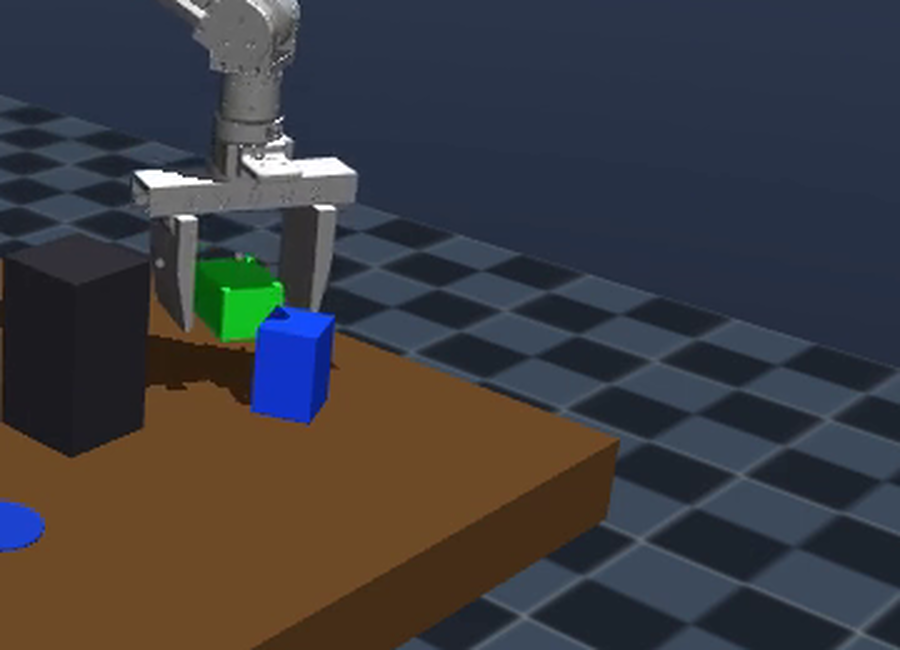
#> input picture artifacts/fdb_drok_original_gripper_contact.png, 900 x 650 px; its folder holds only this picture in this run
$ python -i camera.py   (imports and definitions only)
#> lines starting #> are read from the running program, lines starting #| are printed output that depends on the picture
from __future__ import annotations

import math
from dataclasses import dataclass
from datetime import datetime, timezone
from typing import Protocol

import cv2
import numpy as np


@dataclass(frozen=True)
class CameraIntrinsics:
    fx: float
    fy: float
    cx: float
    cy: float
    width: int
    height: int


@dataclass(frozen=True)
class CameraCalibration:
    intrinsics: CameraIntrinsics
    camera_to_world: tuple[tuple[float, float, float, float], ...]
    name: str


@dataclass(frozen=True)
class CameraFrame:
    rgb: np.ndarray
    depth_m: np.ndarray
    timestamp: str
    calibration: CameraCalibration
    source: str


class CameraSource(Protocol):
    def capture(self) -> CameraFrame: ...


class MuJoCoCameraSource:
    """RGB-D source with the same contract intended for a future RealSense adapter."""

    # [44 lines left out: functions __init__, capture, not called in this run]


@dataclass(frozen=True)
class VisualDetection:
    semantic_class: str
    role: str
    position: tuple[float, float, float]
    yaw: float
    confidence: float
    pixel_centroid: tuple[float, float]
    contour_area: float


class CameraOnlyShapePerception:
    """Deterministic color/contour RGB-D perception; no simulator IDs or body poses."""

    SHAPES = ("square", "circle", "triangle", "rectangle")

    def detect(self, frame: CameraFrame) -> list[VisualDetection]:
        rgb = frame.rgb
        masks = {
            "object": (rgb[:, :, 0] > 130) & (rgb[:, :, 0] > rgb[:, :, 1] * 1.35),
            "target": (rgb[:, :, 2] > 120) & (rgb[:, :, 2] > rgb[:, :, 0] * 1.25),
        }
        detections: list[VisualDetection] = []
        for role, mask in masks.items():
            contours, _ = cv2.findContours(
                mask.astype(np.uint8) * 255, cv2.RETR_EXTERNAL, cv2.CHAIN_APPROX_SIMPLE,
            )
            for contour in contours:
                area = float(cv2.contourArea(contour))
                if area < 80.0:
                    continue
                shape, class_confidence = self._classify(contour)
                moments = cv2.moments(contour)
                u = float(moments["m10"] / moments["m00"])
                v = float(moments["m01"] / moments["m00"])
                contour_mask = np.zeros(mask.shape, dtype=np.uint8)
                cv2.drawContours(contour_mask, [contour], -1, 1, thickness=-1)
                surface_depths = frame.depth_m[(contour_mask > 0) & mask]
                valid_depths = surface_depths[np.isfinite(surface_depths) & (surface_depths > 0)]
                surface_depth = float(np.median(valid_depths)) if valid_depths.size else None
                position = self._unproject(frame, u, v, depth_m=surface_depth)
                yaw = self._orientation(contour, shape, role)
                confidence = min(0.99, class_confidence * min(1.0, area / 400.0))
                detections.append(VisualDetection(
                    shape, role, position, yaw, confidence, (u, v), area,
                ))
        return detections

    # [70 lines left out: functions _classify, _orientation, _unproject, not called in this run]


@dataclass
class Track:
    track_id: str
    semantic_class: str
    role: str
    position: tuple[float, float, float]
    yaw: float
    confidence: float
    last_seen: str
    tracking_age: int = 1
    missed_frames: int = 0


class SemanticNearestTracker:
    """Semantic + nearest-position tracker without simulator identity labels."""

    # [49 lines left out: functions __init__, update, not called in this run]

    def usable(self, track: Track) -> bool:
        return track.missed_frames <= self.stale_after_frames and track.confidence >= 0.60

>>> import cv2
>>> picture = cv2.imread('../../../artifacts/fdb_drok_original_gripper_contact.png', cv2.IMREAD_GRAYSCALE)
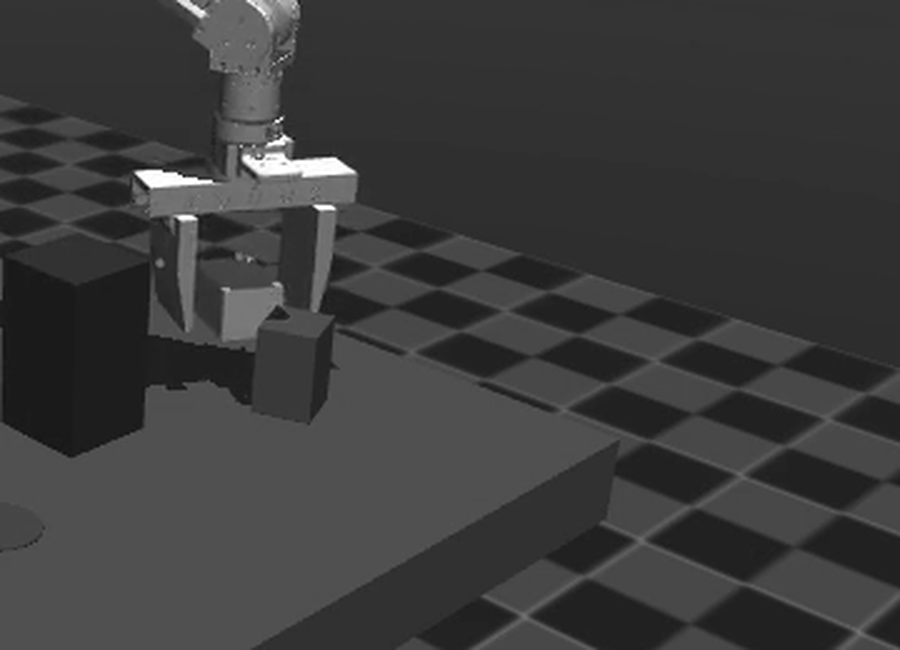
#> picture: shape (650, 900); min 16, max 255, mean 59.5
#> (the run stopped early here; a loop or call above may not have finished)

$ run again, on artifacts/fdb_drok_arm_hard.png
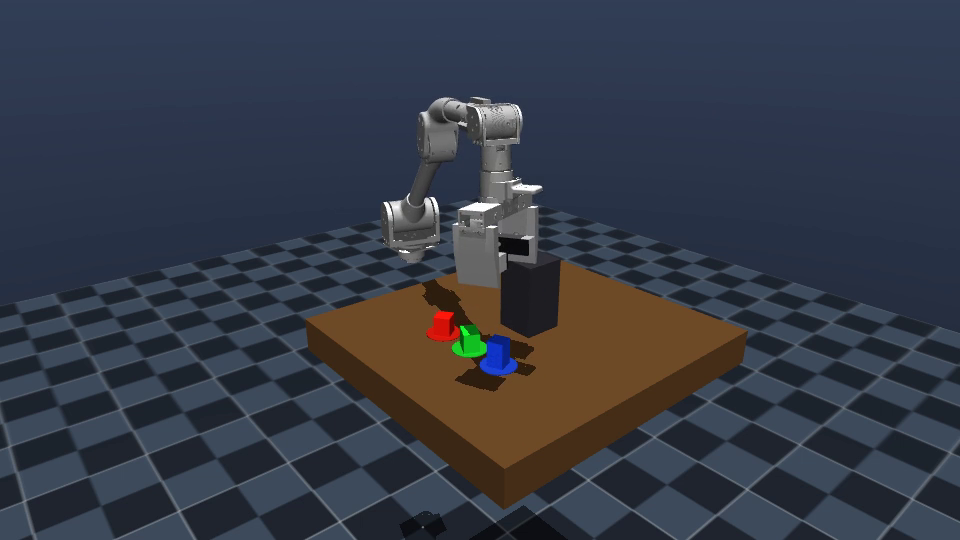
#> input picture artifacts/fdb_drok_arm_hard.png, 960 x 540 px
#> `picture = cv2.imread('../../../artifacts/fdb_drok_original_gripper_con..`:
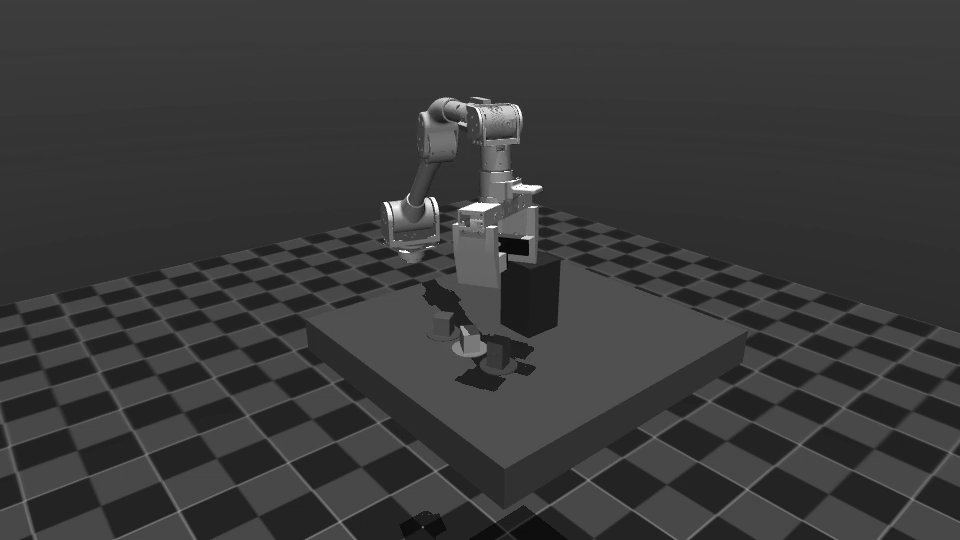
#> picture: shape (540, 960); min 2, max 255, mean 57.3
